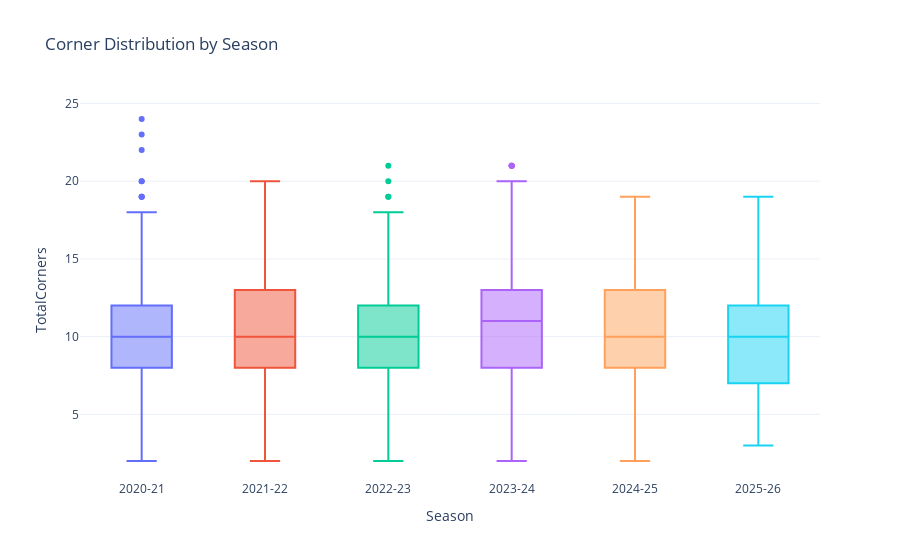

The notebook cell saved with this chart:
### Code cell
# =============================================================================
# CELL 8: Box Plot - Corner Distribution by Season
# =============================================================================

fig = px.box(
    df,
    x='Season',
    y='TotalCorners',
    title='Corner Distribution by Season',
    template=PLOTLY_TEMPLATE,
    color='Season'
)
fig.update_layout(showlegend=False)
fig.show()

### Figure 1 — Plotly figure (JSON) as saved in the notebook; plotly's stock layout.template omitted (floating-point values rounded to 4 significant figures; data arrays with more than 128 entries replaced by an {"elided": "..."} marker saying what was removed)
{"data": [{"alignmentgroup": "True", "hovertemplate": "Season=%{x}<br>TotalCorners=%{y}<extra></extra>", "legendgroup": "2020-21", "marker": {"color": "#636efa"}, "name": "2020-21", "notched": false, "offsetgroup": "2020-21", "orientation": "v", "showlegend": true, "type": "box", "x": {"elided": "380 str values"}, "x0": " ", "xaxis": "x", "y": {"elided": "380 int values"}, "y0": " ", "yaxis": "y"}, {"alignmentgroup": "True", "hovertemplate": "Season=%{x}<br>TotalCorners=%{y}<extra></extra>", "legendgroup": "2021-22", "marker": {"color": "#EF553B"}, "name": "2021-22", "notched": false, "offsetgroup": "2021-22", "orientation": "v", "showlegend": true, "type": "box", "x": {"elided": "380 str values"}, "x0": " ", "xaxis": "x", "y": {"elided": "380 int values"}, "y0": " ", "yaxis": "y"}, {"alignmentgroup": "True", "hovertemplate": "Season=%{x}<br>TotalCorners=%{y}<extra></extra>", "legendgroup": "2022-23", "marker": {"color": "#00cc96"}, "name": "2022-23", "notched": false, "offsetgroup": "2022-23", "orientation": "v", "showlegend": true, "type": "box", "x": {"elided": "380 str values"}, "x0": " ", "xaxis": "x", "y": {"elided": "380 int values"}, "y0": " ", "yaxis": "y"}, {"alignmentgroup": "True", "hovertemplate": "Season=%{x}<br>TotalCorners=%{y}<extra></extra>", "legendgroup": "2023-24", "marker": {"color": "#ab63fa"}, "name": "2023-24", "notched": false, "offsetgroup": "2023-24", "orientation": "v", "showlegend": true, "type": "box", "x": {"elided": "380 str values"}, "x0": " ", "xaxis": "x", "y": {"elided": "380 int values"}, "y0": " ", "yaxis": "y"}, {"alignmentgroup": "True", "hovertemplate": "Season=%{x}<br>TotalCorners=%{y}<extra></extra>", "legendgroup": "2024-25", "marker": {"color": "#FFA15A"}, "name": "2024-25", "notched": false, "offsetgroup": "2024-25", "orientation": "v", "showlegend": true, "type": "box", "x": {"elided": "380 str values"}, "x0": " ", "xaxis": "x", "y": {"elided": "380 int values"}, "y0": " ", "yaxis": "y"}, {"alignmentgroup": "True", "hovertemplate": "Season=%{x}<br>TotalCorners=%{y}<extra></extra>", "legendgroup": "2025-26", "marker": {"color": "#19d3f3"}, "name": "2025-26", "notched": false, "offsetgroup": "2025-26", "orientation": "v", "showlegend": true, "type": "box", "x": {"elided": "200 str values"}, "x0": " ", "xaxis": "x", "y": {"elided": "200 int values"}, "y0": " ", "yaxis": "y"}], "layout": {"boxmode": "overlay", "legend": {"title": {"text": "Season"}, "tracegroupgap": 0}, "showlegend": false, "title": {"text": "Corner Distribution by Season"}, "xaxis": {"anchor": "y", "categoryarray": ["2020-21", "2021-22", "2022-23", "2023-24", "2024-25", "2025-26"], "categoryorder": "array", "domain": [0, 1], "title": {"text": "Season"}}, "yaxis": {"anchor": "x", "domain": [0, 1], "title": {"text": "TotalCorners"}}}}
